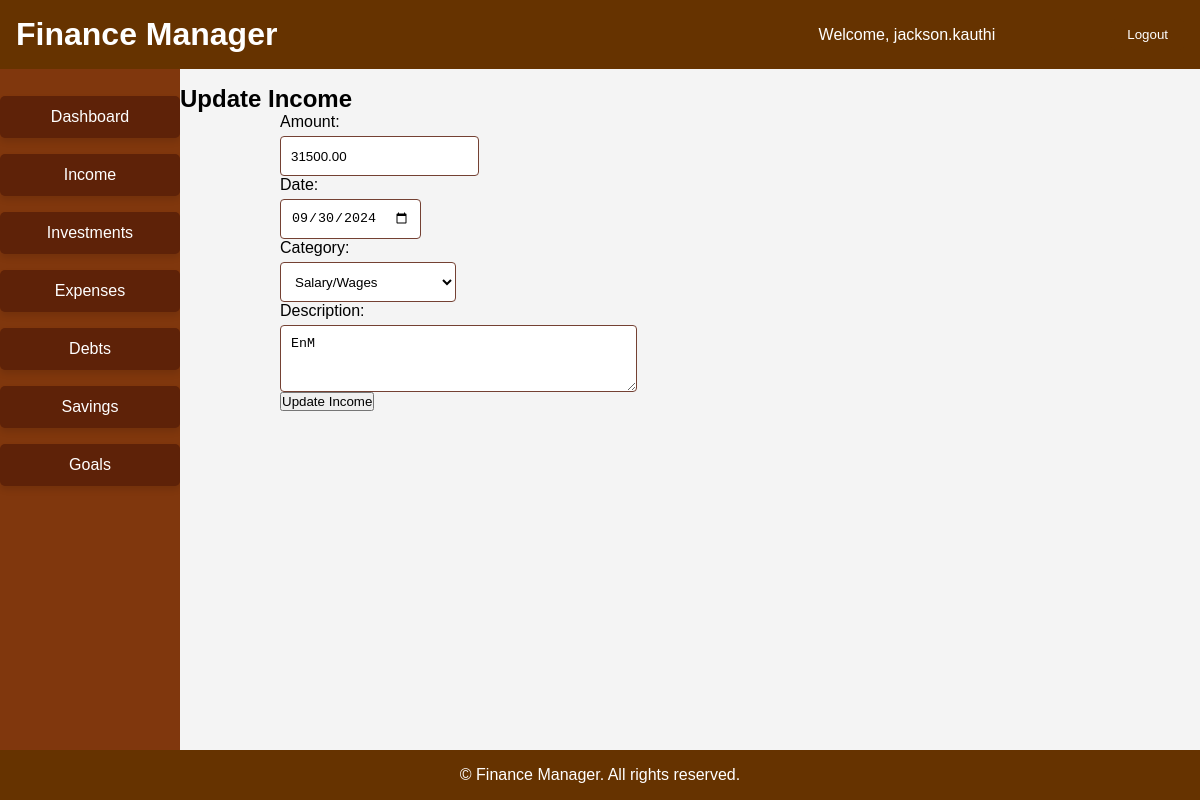
The app's page /income/update_income/7/ (signed in) with its own data.
### income/models.py (models this page shows, shortened)
class Income(models.Model):
    CATEGORY_CHOICES = [
        ('Salary', 'Salary/Wages'),
        ('Bonus', 'Bonuses'),
        ('Interest', 'Interest Income'),
        ('Dividend', 'Dividends'),
        ('Rental', 'Rental Income'),
        ('Freelance', 'Freelance/Gig Income'),
        ('Other', 'Other Income Sources'),
    ]
    user = models.ForeignKey(User, on_delete=models.CASCADE)
    amount = models.DecimalField(max_digits=10, decimal_places=2)
    date = models.DateField()
    category = models.CharField(max_length=50, choices=CATEGORY_CHOICES)
    description = models.TextField(blank=True, null=True)

### income/views.py (the view)
# urls.py: path('update_income/<int:pk>/', views.update_income, name='update_income'),
@login_required
def update_income(request, pk):
    income = get_object_or_404(Income, pk=pk, user=request.user)
    if request.method == 'POST':
        form = IncomeForm(request.POST, instance=income)
        if form.is_valid():
            form.save()
            return redirect('income_list')
    else:
        form = IncomeForm(instance=income)
    return render(request, 'income/update_income.html', {'form': form})

### income/form.py
class IncomeForm(forms.ModelForm):
    class Meta:
        model = Income
        fields = ['amount', 'date', 'category', 'description']
        labels = {
            'amount': 'Amount',
            'date': 'Date',
            'category': 'Category',
            'description': 'Description',
        }
        widgets = {
            'amount': forms.NumberInput(attrs={'class': 'form-control'}),
            'date': forms.DateInput(attrs={'class': 'form-control', 'type': 'date'}),
            'category': forms.Select(attrs={'class': 'form-control'}),
            'description': forms.Textarea(attrs={'class': 'form-control', 'rows': 3}),
        }

### templates/income/update_income.html (shortened to what this page needs)
{% extends 'base.html' %}
{% block content %}
<h2>Update Income</h2>
<form method="post">
    {{ form.as_p }}
    <button type="submit">Update Income</button>
</form>
{% endblock %}

### templates/base.html (shortened to what this page needs)
{% load static %}
<!DOCTYPE html>
<html lang="en">
<head>
    <link rel="stylesheet" href="{% static 'css/styles.css' %}">
</head>
<body>
    <header>
        <div class="header-content">
            <h1>Finance Manager</h1>
            {% if user.is_authenticated %}
                <div class="user-info">
                    <span>Welcome, {{ user.username }}</span>
                    <form action="{% url 'logout' %}" method="post" style="display: inline;">
                        <button type="submit" class="logout">Logout</button>
                    </form>
                </div>
            {% else %}
                <div class="auth-links">
                    <a href="{% url 'login' %}">Login</a>
                    <a href="{% url 'signup' %}">Sign Up</a>
                </div>
            {% endif %}
        </div>
    </header>
    <div class="container">
        <nav class="card-nav">
            <ul>
                <li>
                    <a href="{% url 'dashboard' %}" class="nav-card {% if request.resolver_match.url_name == 'dashboard' %}active{% endif %}">
                        Dashboard
                    </a>
                </li>
                <li>
                    <a href="{% url 'income_list' %}" class="nav-card {% if request.resolver_match.url_name == 'income_list' %}active{% endif %}">
                        Income
                    </a>
                </li>
                <li>
                    <a href="{% url 'investment_list' %}" class="nav-card {% if request.resolver_match.url_name == 'investment_list' %}active{% endif %}">
                        Investments
                    </a>
                </li>
                <li>
                    <a href="{% url 'expense_list' %}" class="nav-card {% if request.resolver_match.url_name == 'expense_list' %}active{% endif %}">
                        Expenses
                    </a>
                </li>
                <li>
                    <a href="{% url 'debt_list' %}" class="nav-card {% if request.resolver_match.url_name == 'debt_list' %}active{% endif %}">
                        Debts
                    </a>
                </li>
                <li>
                    <a href="{% url 'savings_list' %}" class="nav-card {% if request.resolver_match.url_name == 'savings_list' %}active{% endif %}">
                        Savings
                    </a>
                </li>
                <li>
                    <a href="{% url 'goals_list' %}" class="nav-card {% if request.resolver_match.url_name == 'goals_list' %}active{% endif %}">
                        Goals
                    </a>
                </li>
            </ul>
        </nav>
        <div class="main-container">
            <main>
                {% block content %}
                {% endblock %}
            </main>
        </div>
    </div>
    <footer>
        &copy; {{ current_year }} Finance Manager. All rights reserved.
    </footer>
</body>
</html>

### budget/static/css/styles.css (style rules this page uses)
* { margin: 0; padding: 0; box-sizing: border-box; }
body { font-family: Arial, sans-serif; background-color: #f4f4f4; padding: 65px 0; }
header { background-color: #663300; color: #fff; padding: 1rem; position: fixed; width: 100%; top: 0; z-index: 1000; display: flex; justify-content: space-between; align-items: center; }
.header-content { display: flex; justify-content: space-between; align-items: center; width: 100%; }
.header-content h1 { margin: 0; }
.header-content .user-info, .header-content .auth-links { display: flex; align-items: center; }
.user-info span { margin-right: 1rem; }
.logout { background-color: #663300; color: #fff; border: none; padding: 0.5rem 1rem; border-radius: 4px; cursor: pointer; transition: background-color 0.3s ease; }
footer { background-color: #663300; color: #fff; text-align: center; padding: 1rem; position: fixed; width: 100%; bottom: 0; z-index: 1000; }
nav { width: 180px; background-color: #80370d; position: fixed; top: 64px; bottom: 0; padding: 2rem 0; z-index: 999; overflow-y: auto; }
nav ul { list-style: none; }
nav li { margin-bottom: 1rem; }
.nav-card { background-color: #5e2208; color: #fff; text-align: center; padding: 0.75rem; border-radius: 5px; text-decoration: none; display: block; transition: background-color 0.3s, transform 0.3s; box-shadow: 0 4px 6px rgba(0, 0, 0, 0.1); }
.main-container { margin-left: 160px; padding: 20px; min-height: calc(100vh - 128px); }
.form-control { margin-top: 5px; border: 1px solid #744133; border-radius: 4px; padding: 10px; background-color: #ffffff; display: flex; align-items: center; min-height: 40px; }
form { margin-left: 100px; }

### records on screen
Income: amount "31500.00", date "09/30/2024", category "Salary/Wages", description "EnM"

### other values on screen
{{ user.username }} "jackson.kauthi"
